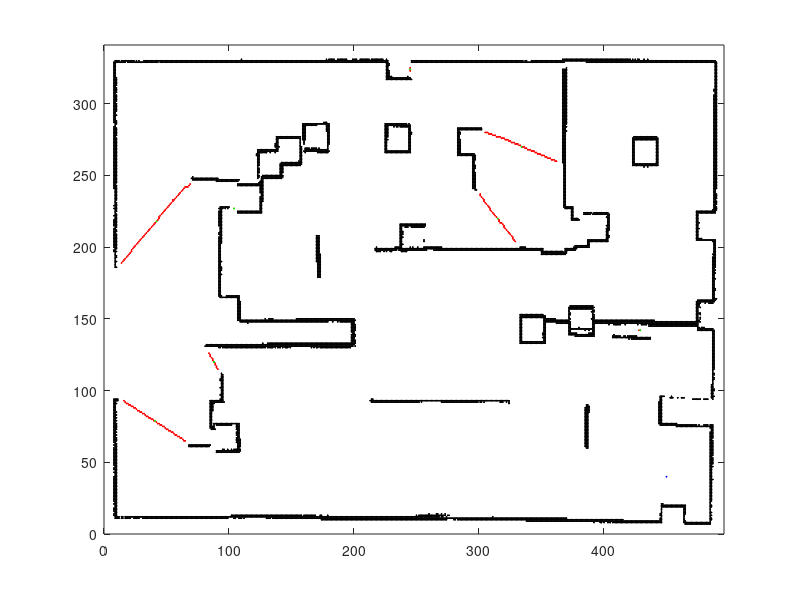

Source code (MATLAB): (Note: this script raises an error after producing the figure.)
clc, clear all;

load apf_paper.mat
height = size(map,1);
width  = size(map,2);

begin =[450; 40];

inflation_radius = 5;
obstacle = []; 
target = [];
for i = 3 : size(map, 1) - 2
    for j = 3 : size(map, 2) - 2
        if(map(i,j) == 100)
            obstacle = [obstacle, [i;j]];
        end
        if(map(i,j)==-1)
            temp = 0;
            if(map(i+1, j)==0)
                temp1 = 0;
                temp1 = temp1 + (map(i+2, j)==0);
                temp1 = temp1 + (map(i+1, j+1)==0);
                temp1 = temp1 + (map(i+1, j-1)==0);
                temp = temp   + (temp1>0);
            end
            
            if(map(i, j+1)==0)
                temp1 = 0;
                temp1 = temp1 + (map(i, j+2)==0);
                temp1 = temp1 + (map(i+1, j+1)==0);
                temp1 = temp1 + (map(i-1, j+1)==0);
                temp = temp   + (temp1>0);
            end
           
            if(map(i-1, j)==0)
                temp1 = 0;
                temp1 = temp1 + (map(i-1, j+1)==0);
                temp1 = temp1 + (map(i-1, j-1)==0);
                temp1 = temp1 + (map(i-2, j)==0);
                temp = temp   + (temp1>0);
            end
            
            if(map(i, j-1)==0)
                temp1 = 0;
                temp1 = temp1 + (map(i, j-2)==0);
                temp1 = temp1 + (map(i+1, j-1)==0);
                temp1 = temp1 + (map(i-1, j-1)==0);
                temp  = temp  + (temp1>0);
            end
            if(temp > 0)
                target = [target, [i;j]];
            end
        end
    end
end

%%%%%%%%%%%%%%%%%% Remove targets whose distance to the nearest obstacle <
%%%%%%%%%%%%%%%%%% inflation radius.
targets = [];
for i = 1: size(target,2)
    temp = 0;
    for j = 1 : size(obstacle, 2)
       dis = abs(target(1,i)-obstacle(1,j)) ;
       dis = dis + abs(target(2,i)-obstacle(2,j)) ;
       if(dis < inflation_radius)
           temp =1;
           break;
       end
    end
    if(temp == 1)
        continue;
    end
    targets = [targets, target(:,i)];
end

%%%%%%%%%%%%%%%%%% New Solution: Cluster Targets into centers based on the
%%%%%%%%%%%%%%%%%% geometry feature of frontiers that all frontiers are
%%%%%%%%%%%%%%%%%% located in the continuous line or curve
%%%%%%%%%%%%%%%%%% InfoGain = the number of targets in each cluster.
targets_process = targets;
center = [];
infoGain_cluster = [];
while(size(targets_process, 2) > 0)
    idx = 1;
    target_cluster = targets_process(:, end);
    targets_process(:,end) = [];
    condition = 1;
    while(condition)
        condition = 0;
        for idx =  size(targets_process,2): -1:1
            for i = 1: size(target_cluster,2)
               if(abs(targets_process(1, idx) - target_cluster(1, i)) + abs(targets_process(2, idx) - target_cluster(2, i)) < 3)
                   target_cluster = [target_cluster, targets_process(:, idx)];
                   targets_process(:, idx) = [];
                   condition= 1;
                   break;
               end
            end
        end
    end
    center_temp = zeros(2,1);
    num_ = size(target_cluster,2);
    for j = 1: num_
       center_temp(1) =  center_temp(1) +  target_cluster(1,j);
       center_temp(2) =  center_temp(2) +  target_cluster(2,j);
    end
    
    center_temp(1) = center_temp(1) / num_;
    center_temp(2) = center_temp(2) / num_;
    
    min_dis = 100;
    min_idx = 0;
    
    for j = 1: num_
        dis = abs(center_temp(1) - target_cluster(1,j)) +  abs(center_temp(2) - target_cluster(2,j));
        if(dis < min_dis)
           min_dis = dis;
           min_idx= j;
        end
    end
    center = [center, target_cluster(:,min_idx)];  
    infoGain_cluster =[infoGain_cluster ,num_ ];
end
%%%%%%%%%%%%%%%%%% 



%%%%%%%%%%%%%%%%%% Display targets and obstacles
figure(1);
plot(begin(1), begin(2),'*b','MarkerSize', 1);
axis([0 height 0 width]);
hold on;
plot(targets(1,:), targets(2,:), '*r', 'MarkerSize', 1);

plot(obstacle(1,:), obstacle(2,:), '*k', 'MarkerSize', 1);

plot(center(1,:), center(2,:), '*g', 'MarkerSize', 1);

%%%%%%%%%%%%%%%%%% 

%% Using MMPF
%%%%%%%%%%%%%%%%% Calculate distance maps starting from targets.
dismap = zeros(size(center,2), height, width);
parfor i = 1:size(center,2)
    dismap(i,:,:) = map_distance_generation(map ,center(:,i), obstacle, height, width);
end
%%%%%%%%%%%%%%%%%% 
hold on 
point= path_plan(infoGain_cluster, dismap, begin, center, obstacle, height, width);



